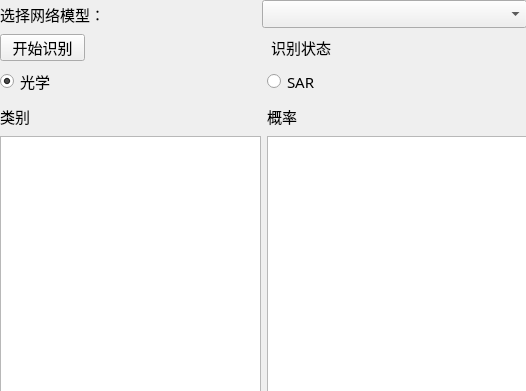
<?xml version="1.0" encoding="UTF-8"?>
<ui version="4.0">
 <class>recog_subwidget</class>
 <widget class="QWidget" name="recog_subwidget">
  <property name="geometry">
   <rect>
    <x>0</x>
    <y>0</y>
    <width>526</width>
    <height>391</height>
   </rect>
  </property>
  <property name="sizePolicy">
   <sizepolicy hsizetype="Preferred" vsizetype="Preferred">
    <horstretch>0</horstretch>
    <verstretch>0</verstretch>
   </sizepolicy>
  </property>
  <property name="minimumSize">
   <size>
    <width>0</width>
    <height>256</height>
   </size>
  </property>
  <property name="maximumSize">
   <size>
    <width>16777215</width>
    <height>512</height>
   </size>
  </property>
  <property name="windowTitle">
   <string>Form</string>
  </property>
  <widget class="QWidget" name="layoutWidget">
   <property name="geometry">
    <rect>
     <x>0</x>
     <y>0</y>
     <width>527</width>
     <height>392</height>
    </rect>
   </property>
   <layout class="QVBoxLayout" name="verticalLayout_recog_func" stretch="1,1,0,1,7">
    <item>
     <layout class="QHBoxLayout" name="horizontalLayout_2">
      <item>
       <widget class="QLabel" name="label_net_model">
        <property name="sizePolicy">
         <sizepolicy hsizetype="Preferred" vsizetype="Preferred">
          <horstretch>3</horstretch>
          <verstretch>1</verstretch>
         </sizepolicy>
        </property>
        <property name="minimumSize">
         <size>
          <width>256</width>
          <height>25</height>
         </size>
        </property>
        <property name="maximumSize">
         <size>
          <width>512</width>
          <height>50</height>
         </size>
        </property>
        <property name="font">
         <font>
          <family>宋体</family>
          <pointsize>11</pointsize>
         </font>
        </property>
        <property name="text">
         <string>选择网络模型：</string>
        </property>
       </widget>
      </item>
      <item>
       <widget class="QComboBox" name="comboBox">
        <property name="sizePolicy">
         <sizepolicy hsizetype="Preferred" vsizetype="Preferred">
          <horstretch>5</horstretch>
          <verstretch>1</verstretch>
         </sizepolicy>
        </property>
        <property name="minimumSize">
         <size>
          <width>256</width>
          <height>25</height>
         </size>
        </property>
        <property name="maximumSize">
         <size>
          <width>512</width>
          <height>50</height>
         </size>
        </property>
       </widget>
      </item>
     </layout>
    </item>
    <item>
     <layout class="QHBoxLayout" name="horizontalLayout">
      <item>
       <widget class="QPushButton" name="pushButton_start_recog">
        <property name="sizePolicy">
         <sizepolicy hsizetype="Preferred" vsizetype="Preferred">
          <horstretch>3</horstretch>
          <verstretch>1</verstretch>
         </sizepolicy>
        </property>
        <property name="minimumSize">
         <size>
          <width>75</width>
          <height>25</height>
         </size>
        </property>
        <property name="maximumSize">
         <size>
          <width>150</width>
          <height>50</height>
         </size>
        </property>
        <property name="font">
         <font>
          <family>Agency FB</family>
          <pointsize>11</pointsize>
         </font>
        </property>
        <property name="text">
         <string>开始识别</string>
        </property>
       </widget>
      </item>
      <item>
       <spacer name="horizontalSpacer_2">
        <property name="orientation">
         <enum>Qt::Horizontal</enum>
        </property>
        <property name="sizeType">
         <enum>QSizePolicy::Preferred</enum>
        </property>
        <property name="sizeHint" stdset="0">
         <size>
          <width>180</width>
          <height>20</height>
         </size>
        </property>
       </spacer>
      </item>
      <item>
       <widget class="QLabel" name="label_recog_state">
        <property name="sizePolicy">
         <sizepolicy hsizetype="Preferred" vsizetype="Preferred">
          <horstretch>5</horstretch>
          <verstretch>1</verstretch>
         </sizepolicy>
        </property>
        <property name="minimumSize">
         <size>
          <width>256</width>
          <height>25</height>
         </size>
        </property>
        <property name="maximumSize">
         <size>
          <width>512</width>
          <height>50</height>
         </size>
        </property>
        <property name="font">
         <font>
          <family>宋体</family>
          <pointsize>11</pointsize>
         </font>
        </property>
        <property name="text">
         <string>识别状态</string>
        </property>
       </widget>
      </item>
     </layout>
    </item>
    <item>
     <layout class="QHBoxLayout" name="horizontalLayout_radio_button_specify_recog_source">
      <item>
       <widget class="QRadioButton" name="radioButton_source_opt">
        <property name="sizePolicy">
         <sizepolicy hsizetype="Preferred" vsizetype="Preferred">
          <horstretch>0</horstretch>
          <verstretch>0</verstretch>
         </sizepolicy>
        </property>
        <property name="minimumSize">
         <size>
          <width>256</width>
          <height>25</height>
         </size>
        </property>
        <property name="maximumSize">
         <size>
          <width>512</width>
          <height>50</height>
         </size>
        </property>
        <property name="font">
         <font>
          <family>宋体</family>
          <pointsize>11</pointsize>
         </font>
        </property>
        <property name="text">
         <string>光学</string>
        </property>
        <property name="checked">
         <bool>true</bool>
        </property>
        <attribute name="buttonGroup">
         <string notr="true">buttonGroup_specify_source</string>
        </attribute>
       </widget>
      </item>
      <item>
       <widget class="QRadioButton" name="radioButton_source_SAR">
        <property name="sizePolicy">
         <sizepolicy hsizetype="Preferred" vsizetype="Preferred">
          <horstretch>0</horstretch>
          <verstretch>0</verstretch>
         </sizepolicy>
        </property>
        <property name="minimumSize">
         <size>
          <width>256</width>
          <height>25</height>
         </size>
        </property>
        <property name="maximumSize">
         <size>
          <width>512</width>
          <height>50</height>
         </size>
        </property>
        <property name="font">
         <font>
          <family>宋体</family>
          <pointsize>11</pointsize>
         </font>
        </property>
        <property name="text">
         <string>SAR</string>
        </property>
        <attribute name="buttonGroup">
         <string notr="true">buttonGroup_specify_source</string>
        </attribute>
       </widget>
      </item>
     </layout>
    </item>
    <item>
     <layout class="QHBoxLayout" name="horizontalLayout_3">
      <item>
       <widget class="QLabel" name="label_show_class">
        <property name="sizePolicy">
         <sizepolicy hsizetype="Preferred" vsizetype="Preferred">
          <horstretch>5</horstretch>
          <verstretch>1</verstretch>
         </sizepolicy>
        </property>
        <property name="minimumSize">
         <size>
          <width>256</width>
          <height>25</height>
         </size>
        </property>
        <property name="maximumSize">
         <size>
          <width>512</width>
          <height>50</height>
         </size>
        </property>
        <property name="font">
         <font>
          <family>宋体</family>
          <pointsize>11</pointsize>
         </font>
        </property>
        <property name="text">
         <string>类别</string>
        </property>
       </widget>
      </item>
      <item>
       <widget class="QLabel" name="label_show_prob">
        <property name="sizePolicy">
         <sizepolicy hsizetype="Preferred" vsizetype="Preferred">
          <horstretch>5</horstretch>
          <verstretch>1</verstretch>
         </sizepolicy>
        </property>
        <property name="minimumSize">
         <size>
          <width>256</width>
          <height>25</height>
         </size>
        </property>
        <property name="maximumSize">
         <size>
          <width>512</width>
          <height>50</height>
         </size>
        </property>
        <property name="font">
         <font>
          <family>宋体</family>
          <pointsize>11</pointsize>
         </font>
        </property>
        <property name="text">
         <string>概率</string>
        </property>
       </widget>
      </item>
     </layout>
    </item>
    <item>
     <layout class="QHBoxLayout" name="horizontalLayout_4">
      <item>
       <widget class="QTextBrowser" name="textBrowser_class">
        <property name="enabled">
         <bool>true</bool>
        </property>
        <property name="sizePolicy">
         <sizepolicy hsizetype="Preferred" vsizetype="Preferred">
          <horstretch>1</horstretch>
          <verstretch>1</verstretch>
         </sizepolicy>
        </property>
        <property name="minimumSize">
         <size>
          <width>256</width>
          <height>256</height>
         </size>
        </property>
        <property name="maximumSize">
         <size>
          <width>512</width>
          <height>512</height>
         </size>
        </property>
        <property name="font">
         <font>
          <pointsize>11</pointsize>
         </font>
        </property>
       </widget>
      </item>
      <item>
       <widget class="QTextBrowser" name="textBrowser_class_prob">
        <property name="sizePolicy">
         <sizepolicy hsizetype="Preferred" vsizetype="Preferred">
          <horstretch>1</horstretch>
          <verstretch>1</verstretch>
         </sizepolicy>
        </property>
        <property name="minimumSize">
         <size>
          <width>256</width>
          <height>256</height>
         </size>
        </property>
        <property name="maximumSize">
         <size>
          <width>512</width>
          <height>512</height>
         </size>
        </property>
        <property name="font">
         <font>
          <pointsize>11</pointsize>
         </font>
        </property>
       </widget>
      </item>
     </layout>
    </item>
   </layout>
  </widget>
 </widget>
 <resources/>
 <connections/>
 <buttongroups>
  <buttongroup name="buttonGroup_specify_source"/>
 </buttongroups>
</ui>
